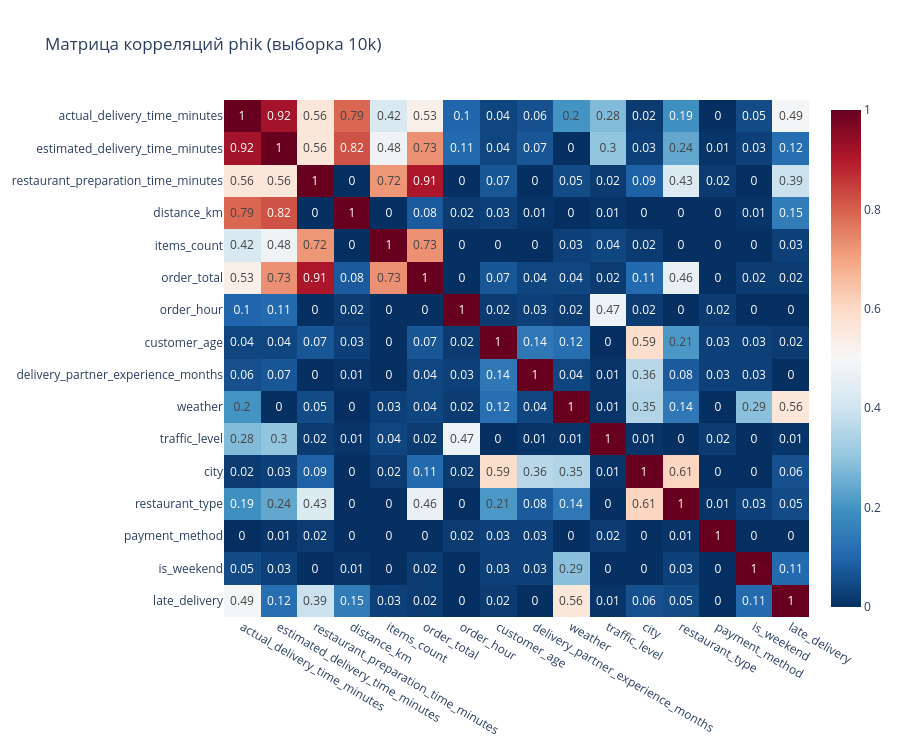

Here is the notebook cell this chart was saved with:
### Code cell
fig = px.imshow(phik_matrix.round(2), text_auto=True, aspect='auto',
                color_continuous_scale='RdBu_r', zmin=0, zmax=1,
                title='Матрица корреляций phik (выборка 10k)')
fig.update_layout(height=750, template='plotly_white')
fig.show()

target_phik = phik_matrix['actual_delivery_time_minutes'].drop('actual_delivery_time_minutes').sort_values(ascending=False)
print('Топ связей с целевой переменной:')
print(target_phik.round(3))

### Figure 1 — Plotly figure (JSON) as saved in the notebook; plotly's stock layout.template omitted (floating-point values rounded to 4 significant figures; data arrays with more than 128 entries replaced by an {"elided": "..."} marker saying what was removed)
{"data": [{"coloraxis": "coloraxis", "hovertemplate": "x: %{x}<br>y: %{y}<br>color: %{z}<extra></extra>", "name": "0", "texttemplate": "%{z}", "type": "heatmap", "x": ["actual_delivery_time_minutes", "estimated_delivery_time_minutes", "restaurant_preparation_time_minutes", "distance_km", "items_count", "order_total", "order_hour", "customer_age", "delivery_partner_experience_months", "weather", "traffic_level", "city", "restaurant_type", "payment_method", "is_weekend", "late_delivery"], "xaxis": "x", "y": ["actual_delivery_time_minutes", "estimated_delivery_time_minutes", "restaurant_preparation_time_minutes", "distance_km", "items_count", "order_total", "order_hour", "customer_age", "delivery_partner_experience_months", "weather", "traffic_level", "city", "restaurant_type", "payment_method", "is_weekend", "late_delivery"], "yaxis": "y", "z": {"elided": "16x16 float values"}}], "layout": {"coloraxis": {"cmax": 1, "cmin": 0, "colorscale": [[0, "rgb(5,48,97)"], [0.1, "rgb(33,102,172)"], [0.2, "rgb(67,147,195)"], [0.3, "rgb(146,197,222)"], [0.4, "rgb(209,229,240)"], [0.5, "rgb(247,247,247)"], [0.6, "rgb(253,219,199)"], [0.7, "rgb(244,165,130)"], [0.8, "rgb(214,96,77)"], [0.9, "rgb(178,24,43)"], [1, "rgb(103,0,31)"]]}, "height": 750, "title": {"text": "Матрица корреляций phik (выборка 10k)"}, "xaxis": {"anchor": "y", "domain": [0, 1]}, "yaxis": {"anchor": "x", "autorange": "reversed", "domain": [0, 1]}}}
